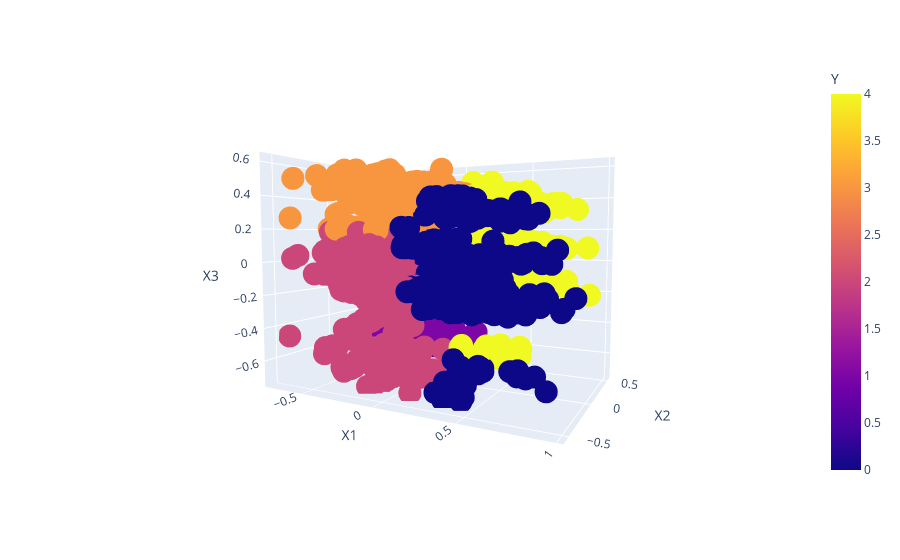

Here is the notebook cell this chart was saved with:
### Code cell
fig=px.scatter_3d(newdf,x='X1',y='X2',z='X3',color='Y')
fig.show()

### Figure 1 — Plotly figure (JSON) as saved in the notebook; plotly's stock layout.template omitted (floating-point values rounded to 4 significant figures; data arrays with more than 128 entries replaced by an {"elided": "..."} marker saying what was removed)
{"data": [{"hovertemplate": "X1=%{x}<br>X2=%{y}<br>X3=%{z}<br>Y=%{marker.color}<extra></extra>", "legendgroup": "", "marker": {"color": {"elided": "2240 int values"}, "coloraxis": "coloraxis", "symbol": "circle"}, "mode": "markers", "name": "", "scene": "scene", "showlegend": false, "type": "scatter3d", "x": {"elided": "2240 float values"}, "y": {"elided": "2240 float values"}, "z": {"elided": "2240 float values"}}], "layout": {"autosize": true, "coloraxis": {"colorbar": {"title": {"text": "Y"}}, "colorscale": [[0, "#0d0887"], [0.1111, "#46039f"], [0.2222, "#7201a8"], [0.3333, "#9c179e"], [0.4444, "#bd3786"], [0.5556, "#d8576b"], [0.6667, "#ed7953"], [0.7778, "#fb9f3a"], [0.8889, "#fdca26"], [1, "#f0f921"]]}, "legend": {"tracegroupgap": 0}, "margin": {"t": 60}, "scene": {"aspectmode": "auto", "aspectratio": {"x": 1.256, "y": 0.8171, "z": 0.9741}, "camera": {"center": {"x": 0, "y": 0, "z": 0}, "eye": {"x": 1.001, "y": -1.914, "z": 0.1555}, "projection": {"type": "perspective"}, "up": {"x": 0, "y": 0, "z": 1}}, "domain": {"x": [0, 1], "y": [0, 1]}, "xaxis": {"title": {"text": "X1"}, "type": "linear"}, "yaxis": {"title": {"text": "X2"}, "type": "linear"}, "zaxis": {"title": {"text": "X3"}, "type": "linear"}}}}
